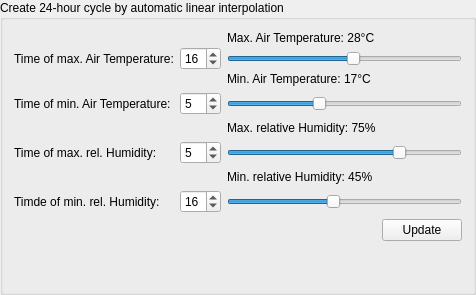
                       <widget class="QGroupBox" name="gb_24hCycle">
                        <property name="title">
                         <string>Create 24-hour cycle by automatic linear interpolation</string>
                        </property>
                        <layout class="QGridLayout" name="gridLayout_79">
                         <item row="9" column="0">
                          <widget class="QLabel" name="lb_timeMinHum">
                           <property name="text">
                            <string>Timde of min. rel. Humidity:</string>
                           </property>
                          </widget>
                         </item>
                         <item row="10" column="0" colspan="2">
                          <spacer name="horizontalSpacer_25">
                           <property name="orientation">
                            <enum>Qt::Horizontal</enum>
                           </property>
                           <property name="sizeHint" stdset="0">
                            <size>
                             <width>40</width>
                             <height>20</height>
                            </size>
                           </property>
                          </spacer>
                         </item>
                         <item row="7" column="3">
                          <widget class="QLabel" name="lb_minHum">
                           <property name="text">
                            <string>Min. relative Humidity: 45%</string>
                           </property>
                          </widget>
                         </item>
                         <item row="9" column="1">
                          <widget class="QSpinBox" name="sb_timeMinHum">
                           <property name="maximum">
                            <number>23</number>
                           </property>
                           <property name="value">
                            <number>16</number>
                           </property>
                          </widget>
                         </item>
                         <item row="0" column="1" rowspan="3">
                          <widget class="QSpinBox" name="sb_timeMaxT">
                           <property name="sizePolicy">
                            <sizepolicy hsizetype="Preferred" vsizetype="Fixed">
                             <horstretch>0</horstretch>
                             <verstretch>0</verstretch>
                            </sizepolicy>
                           </property>
                           <property name="minimum">
                            <number>0</number>
                           </property>
                           <property name="maximum">
                            <number>23</number>
                           </property>
                           <property name="value">
                            <number>16</number>
                           </property>
                          </widget>
                         </item>
                         <item row="1" column="3" colspan="2">
                          <widget class="QSlider" name="hs_maxT">
                           <property name="minimum">
                            <number>-10</number>
                           </property>
                           <property name="maximum">
                            <number>60</number>
                           </property>
                           <property name="value">
                            <number>28</number>
                           </property>
                           <property name="orientation">
                            <enum>Qt::Horizontal</enum>
                           </property>
                          </widget>
                         </item>
                         <item row="2" column="3">
                          <widget class="QLabel" name="lb_minT">
                           <property name="text">
                            <string>Min. Air Temperature: 17°C</string>
                           </property>
                          </widget>
                         </item>
                         <item row="6" column="0">
                          <widget class="QLabel" name="lb_timeMaxHum">
                           <property name="frameShape">
                            <enum>QFrame::NoFrame</enum>
                           </property>
                           <property name="text">
                            <string>Time of max. rel. Humidity:</string>
                           </property>
                          </widget>
                         </item>
                         <item row="3" column="3" colspan="2">
                          <widget class="QSlider" name="hs_minT">
                           <property name="minimum">
                            <number>-10</number>
                           </property>
                           <property name="maximum">
                            <number>60</number>
                           </property>
                           <property name="value">
                            <number>17</number>
                           </property>
                           <property name="orientation">
                            <enum>Qt::Horizontal</enum>
                           </property>
                          </widget>
                         </item>
                         <item row="3" column="1">
                          <widget class="QSpinBox" name="sb_timeMinT">
                           <property name="maximum">
                            <number>23</number>
                           </property>
                           <property name="value">
                            <number>5</number>
                           </property>
                          </widget>
                         </item>
                         <item row="6" column="1">
                          <widget class="QSpinBox" name="sb_timeMaxHum">
                           <property name="maximum">
                            <number>23</number>
                           </property>
                           <property name="value">
                            <number>5</number>
                           </property>
                          </widget>
                         </item>
                         <item row="3" column="0">
                          <widget class="QLabel" name="lb_timeMinT">
                           <property name="text">
                            <string>Time of min. Air Temperature:</string>
                           </property>
                          </widget>
                         </item>
                         <item row="0" column="0" rowspan="3">
                          <widget class="QLabel" name="lb_timeMaxT">
                           <property name="text">
                            <string>Time of max. Air Temperature:</string>
                           </property>
                          </widget>
                         </item>
                         <item row="5" column="3">
                          <widget class="QLabel" name="lb_maxHum">
                           <property name="text">
                            <string>Max. relative Humidity: 75%</string>
                           </property>
                          </widget>
                         </item>
                         <item row="0" column="3">
                          <widget class="QLabel" name="lb_maxT">
                           <property name="text">
                            <string>Max. Air Temperature: 28°C</string>
                           </property>
                          </widget>
                         </item>
                         <item row="6" column="3" colspan="2">
                          <widget class="QSlider" name="hs_maxHum">
                           <property name="maximum">
                            <number>100</number>
                           </property>
                           <property name="value">
                            <number>75</number>
                           </property>
                           <property name="orientation">
                            <enum>Qt::Horizontal</enum>
                           </property>
                          </widget>
                         </item>
                         <item row="9" column="3" colspan="2">
                          <widget class="QSlider" name="hs_minHum">
                           <property name="maximum">
                            <number>100</number>
                           </property>
                           <property name="value">
                            <number>45</number>
                           </property>
                           <property name="orientation">
                            <enum>Qt::Horizontal</enum>
                           </property>
                          </widget>
                         </item>
                         <item row="10" column="4">
                          <widget class="QPushButton" name="bt_updateSF">
                           <property name="text">
                            <string>Update</string>
                           </property>
                          </widget>
                         </item>
                         <item row="11" column="1">
                          <spacer name="verticalSpacer_5">
                           <property name="orientation">
                            <enum>Qt::Vertical</enum>
                           </property>
                           <property name="sizeHint" stdset="0">
                            <size>
                             <width>20</width>
                             <height>40</height>
                            </size>
                           </property>
                          </spacer>
                         </item>
                        </layout>
                       </widget>
